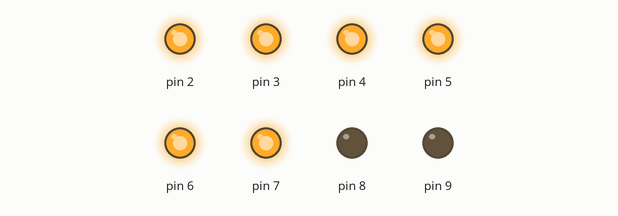
This sketch was run on a simulated Arduino Uno, built with avr-gcc and run on an emulated ATmega328P. On the bench: output pins drawn as LEDs (lit = HIGH).

Above: at 0.5 s.
At 1.5 s:
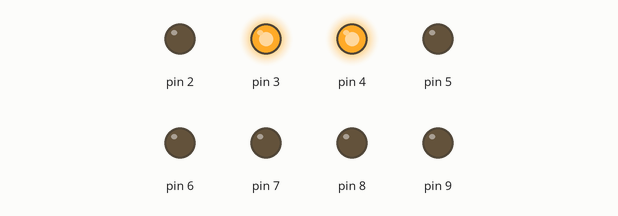
At 2.5 s:
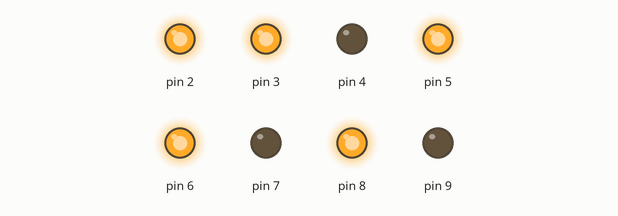
At 3.5 s:
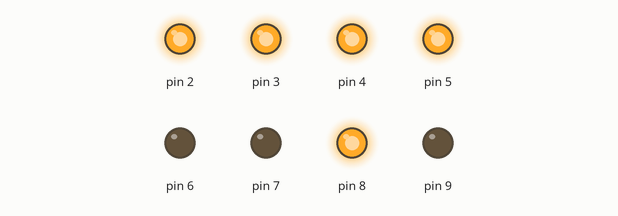
At 4.5 s:
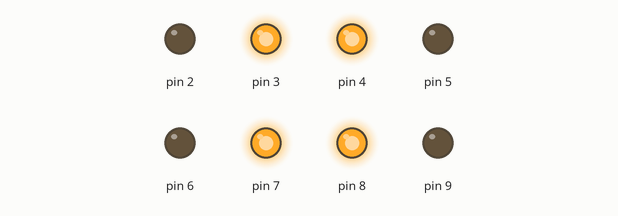
Timing chart, 0 to 5.8 s (numbered marks = the images above):
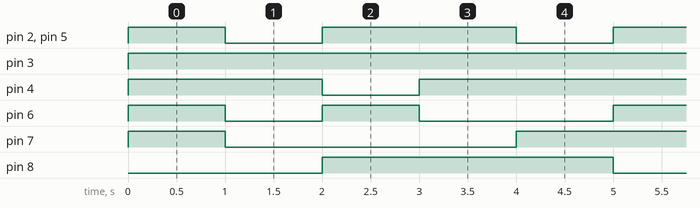

The sketch:

_7led.ino
```cpp
void setup() {

    for(int n=2;n<=9;n++)
   {
      pinMode(n,OUTPUT);
   }
}


void loop()
{


  /*==========显示0=============*/
int n0[8]={1,1,1,1,1,1,0,0};       //定义数组 通过0，1定义各数码管的明灭，
  int z=0;
  for(int x=2;x<=9;x++)          //采用循环方式依次点亮指定的数码管led（数组中0为点亮），单位时间只点亮1个led
  {
    digitalWrite(x,n0[z]);         //点亮led语句  X为引脚数  n0[z]为数组z为0-8的变量，来依次读取数组中的值
    z++;
    if (z>=9)                    //防止变量z累加超过了8
    z=0;
  }
  delay(1000);
/*==========显示1=============*/
int n1[8]={0,1,1,0,0,0,0,0};
  z=0;
  for(int x=2;x<=9;x++)
  {
    digitalWrite(x,n1[z]);
    z++;
    if (z>=9)
    z=0;
  }
  delay(1000);
/*==========显示2=============*/
 int n2[8]={1,1,0,1,1,0,1,0};
  z=0;
  for(int x=2;x<=9;x++)
  {
    digitalWrite(x,n2[z]);
    z++;
    if (z>=9)
    z=0;
  }
delay(1000);
/*==========显示3=============*/
 int n3[8]={1,1,1,1,0,0,1,0};
  z=0;
  for(int x=2;x<=9;x++)
  {
    digitalWrite(x,n3[z]);
    z++;
    if (z>=9)
    z=0;
  }
delay(1000);
/*==========显示4=============*/
 int n4[8]={0,1,1,0,0,1,1,0};
 z=0;
  for(int x=2;x<=9;x++)
  {
    digitalWrite(x,n4[z]);
    z++;
    if (z>=9)
    z=0;
  }
delay(1000);
}
```

Measured:
- by itself, pin 2, pin 5: repeats every 5.0 s: LOW 1.0 s, HIGH 2.0 s, LOW 1.0 s, HIGH 1.0 s
- by itself, pin 3: LOW → HIGH at 0.00 s
- by itself, pin 4: repeats every 5.0 s: LOW 1.0 s, HIGH 4.0 s
- by itself, pin 6: repeats every 5.0 s: LOW 1.0 s, HIGH 1.0 s, LOW 2.0 s, HIGH 1.0 s
- by itself, pin 7: repeats every 5.0 s: LOW 3.0 s, HIGH 2.0 s
- by itself, pin 8: alternates HIGH for 3.0 s and LOW for 2.0 s
